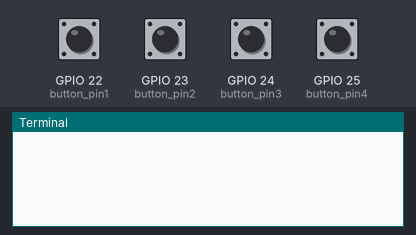
Simulated run of this program. Board: Raspberry Pi (BCM pin numbers). Parts: the last lines printed to the terminal. The inputs (shaded band) are chosen by the test bench; at power-on: GPIO 22 (button_pin1), GPIO 23 (button_pin2), GPIO 24 (button_pin3), GPIO 25 (button_pin4) HIGH.

Above: at 1.2 s.
1.3 s: GPIO 22 (button_pin1) pulled LOW for 0.5 s
At 2.8 s:
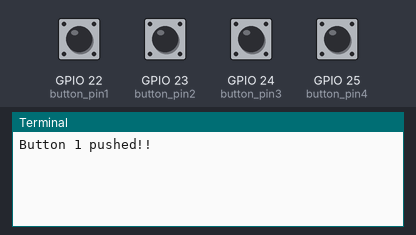
3.3 s: GPIO 23 (button_pin2) pulled LOW for 0.5 s
At 4.4 s:
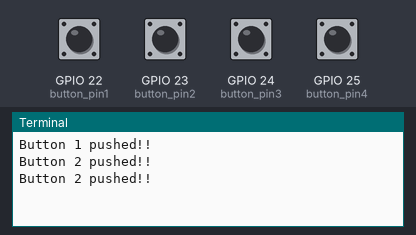
5.3 s: GPIO 24 (button_pin3) pulled LOW for 0.5 s
At 5.7 s:
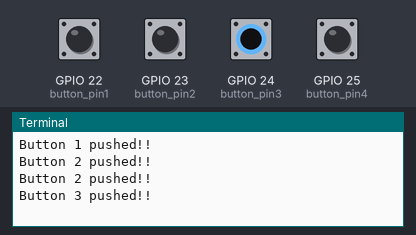
7.3 s: GPIO 25 (button_pin4) pulled LOW for 0.5 s
At 8.5 s:
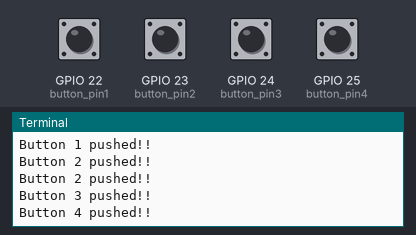
Timing chart, 0 to 10.3 s (numbered marks = the images above; inputs shaded):
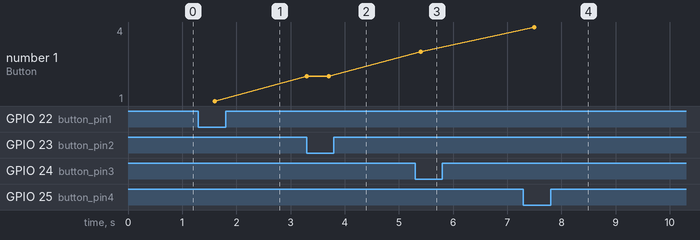

The program:

PushButton.py
```python
import RPi.GPIO as GPIO
import time

button_pin1 = 22
button_pin2 = 23
button_pin3 = 24
button_pin4 = 25

GPIO.setwarnings(False)
GPIO.setmode(GPIO.BCM)

GPIO.setup(button_pin1, GPIO.IN)
GPIO.setup(button_pin2, GPIO.IN)
GPIO.setup(button_pin3, GPIO.IN)
GPIO.setup(button_pin4, GPIO.IN)

while(1):
	if GPIO.input(button_pin1) == GPIO.LOW:
		print("Button 1 pushed!!")
	time.sleep(0.1)
	if GPIO.input(button_pin2) == GPIO.LOW:
		print("Button 2 pushed!!")
	time.sleep(0.1)
	if GPIO.input(button_pin3) == GPIO.LOW:
		print("Button 3 pushed!!")
	time.sleep(0.1)
	if GPIO.input(button_pin4) == GPIO.LOW:
		print("Button 4 pushed!!")
	time.sleep(0.1)

GPIO.cleanup()
```

Measured:
- after the input at 1.3 s, the terminal: prints a new line after 0.30 s (image 1)
- after the input at 3.3 s, the terminal: prints a new line at once (image 2)
- after the input at 5.3 s, the terminal: prints a new line after 0.10 s (image 3)
- after the input at 7.3 s, the terminal: prints a new line after 0.20 s (image 4)
- plotted number 1: 1 → 2 after the input at 3.3 s, 2 → 3 after the input at 5.3 s, 3 → 4 after the input at 7.3 s
